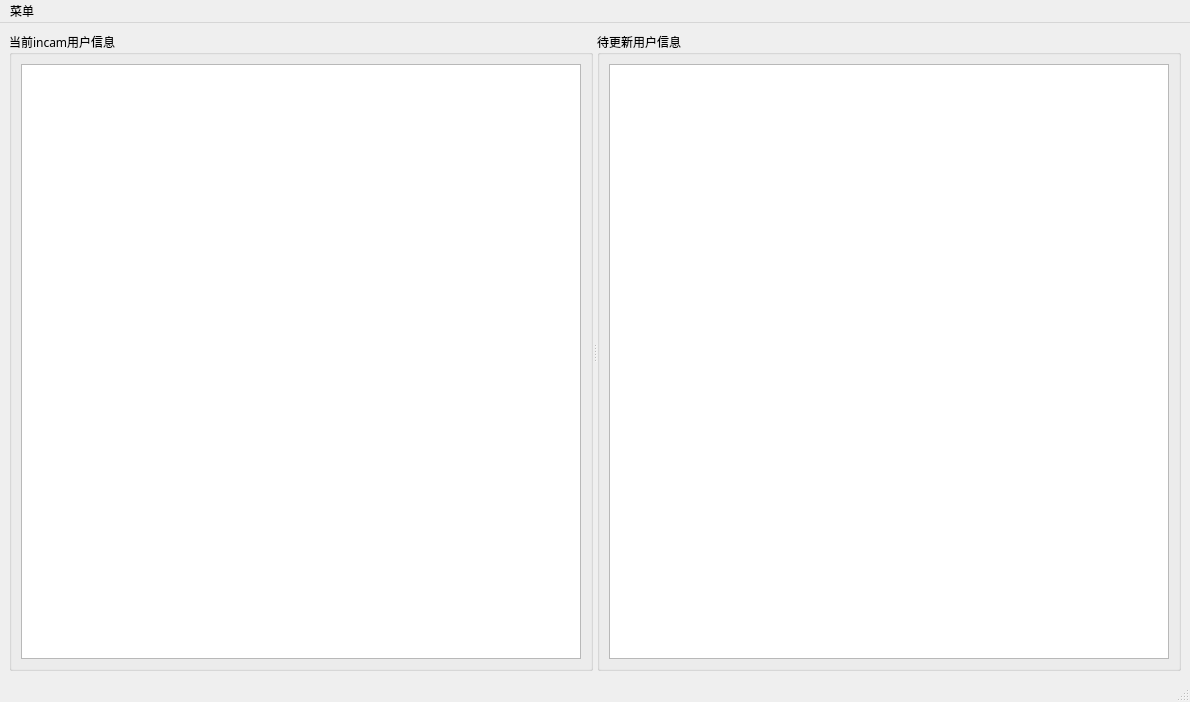
<?xml version="1.0" encoding="UTF-8"?>
<ui version="4.0">
 <class>MainWindow</class>
 <widget class="QMainWindow" name="MainWindow">
  <property name="geometry">
   <rect>
    <x>0</x>
    <y>0</y>
    <width>1190</width>
    <height>702</height>
   </rect>
  </property>
  <property name="font">
   <font>
    <family>微软雅黑</family>
    <pointsize>9</pointsize>
   </font>
  </property>
  <property name="windowTitle">
   <string>Incam用户更新程序</string>
  </property>
  <widget class="QWidget" name="centralwidget">
   <layout class="QHBoxLayout" name="horizontalLayout_3">
    <item>
     <widget class="QSplitter" name="splitter">
      <property name="orientation">
       <enum>Qt::Horizontal</enum>
      </property>
      <property name="opaqueResize">
       <bool>false</bool>
      </property>
      <property name="childrenCollapsible">
       <bool>false</bool>
      </property>
      <widget class="QGroupBox" name="groupBox">
       <property name="title">
        <string>当前incam用户信息</string>
       </property>
       <layout class="QHBoxLayout" name="horizontalLayout">
        <item>
         <widget class="QTableWidget" name="tableWidget"/>
        </item>
       </layout>
      </widget>
      <widget class="QGroupBox" name="groupBox_2">
       <property name="title">
        <string>待更新用户信息</string>
       </property>
       <property name="checkable">
        <bool>false</bool>
       </property>
       <layout class="QHBoxLayout" name="horizontalLayout_2">
        <item>
         <widget class="QTableWidget" name="tableWidget_2"/>
        </item>
       </layout>
      </widget>
     </widget>
    </item>
   </layout>
  </widget>
  <widget class="QMenuBar" name="menubar">
   <property name="geometry">
    <rect>
     <x>0</x>
     <y>0</y>
     <width>1190</width>
     <height>23</height>
    </rect>
   </property>
   <property name="font">
    <font>
     <family>微软雅黑</family>
     <pointsize>9</pointsize>
     <weight>50</weight>
     <bold>false</bold>
    </font>
   </property>
   <widget class="QMenu" name="menu">
    <property name="font">
     <font>
      <pointsize>9</pointsize>
     </font>
    </property>
    <property name="cursor">
     <cursorShape>PointingHandCursor</cursorShape>
    </property>
    <property name="title">
     <string>菜单</string>
    </property>
    <addaction name="actionLoadUserXml"/>
    <addaction name="separator"/>
    <addaction name="actionImportXlsx"/>
    <addaction name="separator"/>
    <addaction name="actionAddUser"/>
    <addaction name="separator"/>
    <addaction name="actionUpdateUser"/>
    <addaction name="separator"/>
    <addaction name="actionExportXml"/>
    <addaction name="separator"/>
    <addaction name="actionResetData"/>
   </widget>
   <addaction name="menu"/>
  </widget>
  <widget class="QStatusBar" name="statusbar"/>
  <action name="actionLoadUserXml">
   <property name="text">
    <string>打开UserXml</string>
   </property>
  </action>
  <action name="actionImportXlsx">
   <property name="text">
    <string>导入待更新xlsx</string>
   </property>
  </action>
  <action name="actionUpdateUser">
   <property name="text">
    <string>更新用户</string>
   </property>
  </action>
  <action name="actionExportXml">
   <property name="text">
    <string>导出xml</string>
   </property>
  </action>
  <action name="actionAddUser">
   <property name="text">
    <string>添加用户</string>
   </property>
  </action>
  <action name="actionResetData">
   <property name="text">
    <string>重置数据</string>
   </property>
  </action>
 </widget>
 <resources/>
 <connections/>
</ui>
